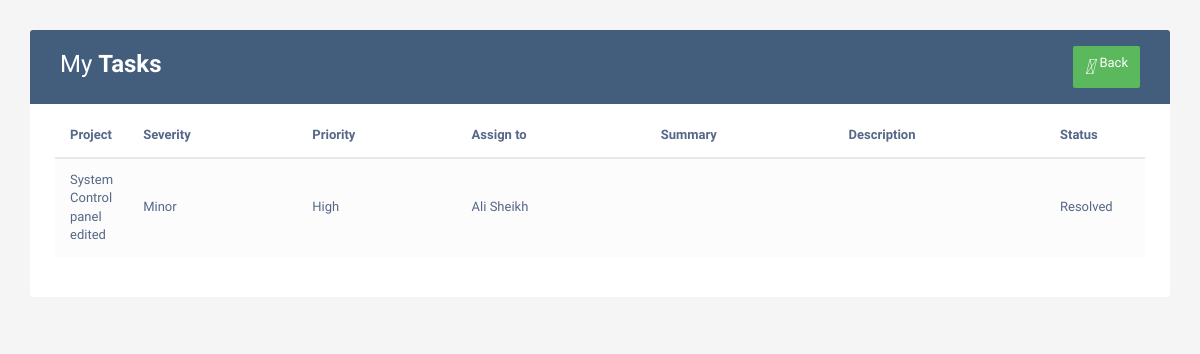
The page /tasks/sheikh121 (signed in) on the database as committed earlier.
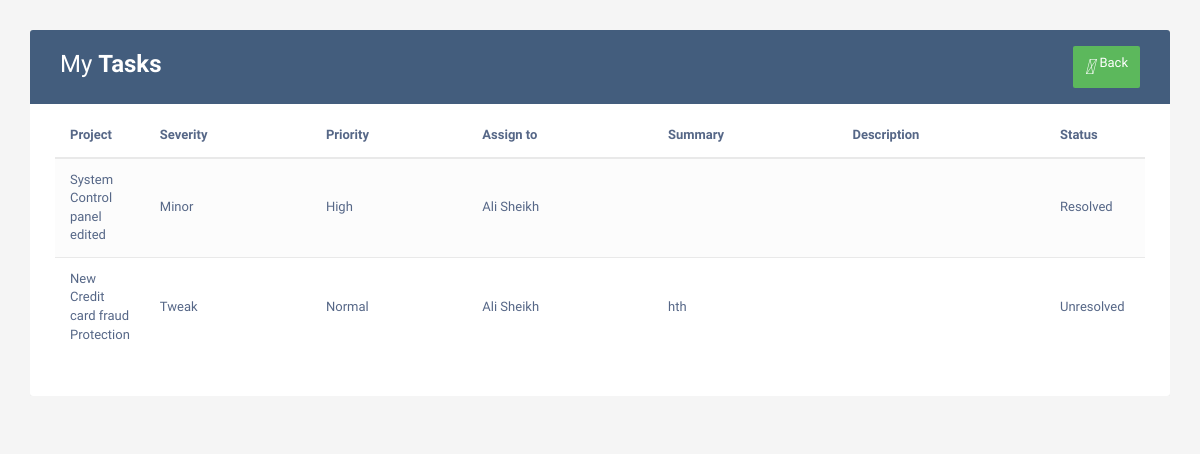
The same page on the database as committed later.
### home/models.py (models this page shows, shortened)
class Bug(models.Model):
    project = models.CharField(max_length=122,null=True)
    Severity = models.CharField(max_length=122,null=True)
    Priority = models.CharField(max_length=122,null=True)
    Assign = models.CharField(max_length=122,null=True)
    Summary = models.TextField(null=True)
    Desc = models.TextField(null=True)
    date = models.DateField()
    Image = models.FileField(upload_to='file')
    status = models.CharField(max_length=50,default='Unresolved')
    created = models.DateTimeField(auto_now_add = True)
    ended = models.DateField(null=True,blank=True)
    timetaken = models.CharField(max_length=50,null=True,blank=True)
    reportedby = models.CharField(max_length=50)
    resolvedby = models.CharField(max_length=100,blank=True,null=True)

### home/views.py (the view)
# urls.py: path('tasks/<str:username>',views.displaytasks,name='Display task'),
@login_required
def displaytasks(request,username):
    user = User.objects.get(username = username)
    full_name = user.first_name+" "+user.last_name
    bugs = Bug.objects.filter(Assign = full_name)
    return render(request,'task.html',{'bugs':bugs})

### templates/task.html (shortened to what this page needs)
<!DOCTYPE html>
<html lang="en">
<head>
<link rel="stylesheet" href="https://maxcdn.bootstrapcdn.com/font-awesome/4.7.0/css/font-awesome.min.css">
<link rel="stylesheet" href="https://maxcdn.bootstrapcdn.com/bootstrap/3.3.7/css/bootstrap.min.css">
</head>
<body>
    <div class="container">
        <div class="table-responsive">
            <div class="table-wrapper">
                <div class="table-title">
                    <div class="row">
                        <div class="col-xs-6">
                            <h2>My <b>Tasks</b></h2>
                        </div>
                        <div class="col-xs-6">
                            <a href="/back" class="btn btn-success" data-toggle="modal"><i>&#xE147;</i> <span>Back</span></a>
                        </div>
                    </div>
                </div>
                <table class="table table-striped table-hover">
                    <thead>
                        <tr>
                            <th>Project</th>
                            <th>Severity</th>
                            <th>Priority</th>
                            <th>Assign to</th>
                            <th>Summary</th>
                            <th>Description</th>
                            <th>Status</th>
                        </tr>
                    </thead>
                    <tbody>
                        {% for item in bugs %}
                        <tr>
                            <td> {{item.project}} </td>
                            <td> {{item.Severity}} </td>
                            <td> {{item.Priority}} </td>
                            <td> {{item.Assign}} </td>
                            <td> {{item.Summary}} </td>
                            <td> {{item.Desc}} </td>
                            <td> {{item.status}} </td>
                        </tr>
                        {% endfor %}
                    </tbody>
                </table>
            </div>
        </div>
    </div>
</body>

Rows that differ between the two databases and show on the page:
added Bug: project "New Credit card fraud Protection", Severity "Tweak", Priority "Normal", Assign "Ali Sheikh", Summary "hth", status "Unresolved"
